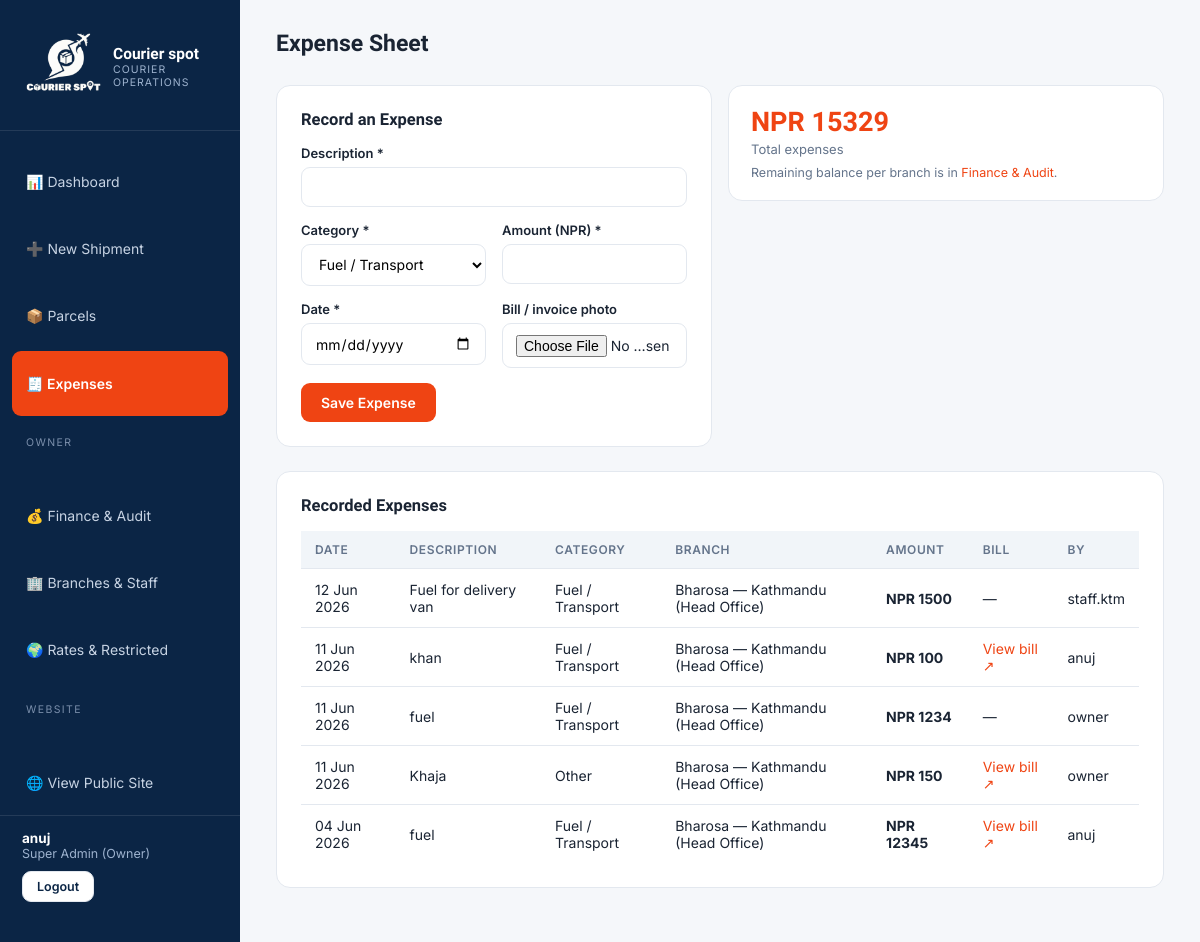
Before: /panel/expenses/ (signed in) with the older database file.
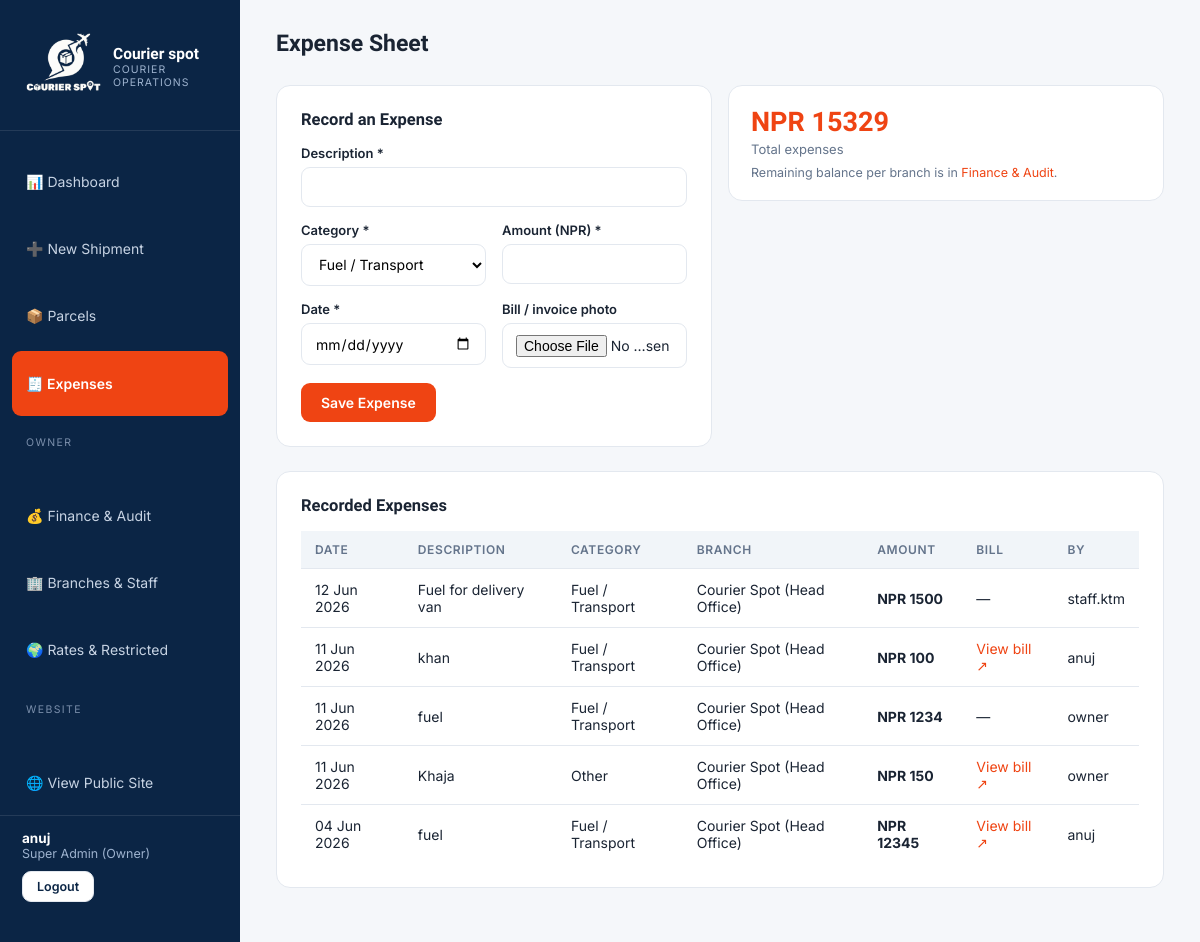
After: the same page with the newer database file.
### operations/models.py (models this page shows, shortened)
class Expense(models.Model):
    CATEGORIES = [('FUEL', 'Fuel / Transport'), ('RENT', 'Rent'), ('SALARY', 'Salary'),
                  ('CARRIER', 'Carrier Charges'), ('SUPPLIES', 'Supplies'), ('OTHER', 'Other')]
    branch = models.ForeignKey(Branch, on_delete=models.PROTECT, related_name='expenses')
    description = models.CharField(max_length=255)
    category = models.CharField(max_length=12, choices=CATEGORIES, default='OTHER')
    amount = models.DecimalField(max_digits=12, decimal_places=2)
    date = models.DateField()
    bill_image = models.ImageField(upload_to='bills/', blank=True, null=True,
                                   help_text='Photo/scan of the bill or invoice')
    created_by = models.ForeignKey(settings.AUTH_USER_MODEL, on_delete=models.PROTECT)
    created_at = models.DateTimeField(auto_now_add=True)
    class Meta:
        ordering = ['-date', '-created_at']

class Branch(models.Model):
    name = models.CharField(max_length=120)
    location = models.CharField(max_length=160, help_text='City / area, e.g. Kathmandu — Dhumbarahi')
    address = models.CharField(max_length=255)
    phone = models.CharField(max_length=40)
    email = models.EmailField(blank=True)
    is_active = models.BooleanField(default=True)
    created_at = models.DateTimeField(auto_now_add=True)
    class Meta:
        verbose_name_plural = 'Branches'

### accounts/models.py (models this page shows, shortened)
class User(AbstractUser):
    class Roles(models.TextChoices):
        SUPERADMIN = 'SUPERADMIN', 'Super Admin (Owner)'
        BRANCH_ADMIN = 'BRANCH_ADMIN', 'Branch Admin'
        STAFF = 'STAFF', 'Staff'
        CUSTOMER = 'CUSTOMER', 'Customer'
    role = models.CharField(max_length=20, choices=Roles.choices, default=Roles.CUSTOMER)
    branch = models.ForeignKey('operations.Branch', null=True, blank=True,
                               on_delete=models.SET_NULL, related_name='users')
    phone = models.CharField(max_length=20, blank=True)
    address = models.CharField(max_length=255, blank=True)
    @property
    def is_owner(self):
        return self.role == self.Roles.SUPERADMIN
    @property
    def is_panel_user(self):
        return self.role in (self.Roles.SUPERADMIN, self.Roles.BRANCH_ADMIN, self.Roles.STAFF)

### operations/views.py (the view, shortened to what this page needs)
# urls.py: path('panel/expenses/', ops.expenses, name='expenses'),
@panel_required
def expenses(request):
    items = branch_scope(Expense.objects.select_related('branch'), request.user)[:100]
    total = branch_scope(Expense.objects.all(), request.user).aggregate(s=Sum('amount'))['s'] or 0
    return render(request, 'panel/expenses.html',
                  {'expenses': items, 'total': total, 'categories': Expense.CATEGORIES})

### operations/views.py (called while the page is built)
def panel_required(view):
    @wraps(view)
    @login_required
    def wrapper(request, *a, **kw):
        if not request.user.is_panel_user:
            return HttpResponseForbidden('Staff panel access only.')
        return view(request, *a, **kw)
    return wrapper

def branch_scope(qs, user):
    return qs if user.is_owner else qs.filter(branch=user.branch)

### templates/panel/expenses.html (shortened to what this page needs)
{% extends "panel/base_panel.html" %}
{% block content %}
<div class="topbar"><h1>Expense Sheet</h1></div>
<div class="fgrid">
  <div class="card">
    <h3>Record an Expense</h3>
    <form method="post" enctype="multipart/form-data">{% csrf_token %}
      <div class="fg"><label>Description *</label><input name="description" required></div>
      <div class="fgrid">
        <div class="fg"><label>Category *</label><select name="category">
          {% for val, label in categories %}<option value="{{ val }}">{{ label }}</option>{% endfor %}</select></div>
        <div class="fg"><label>Amount (NPR) *</label><input type="number" step="0.01" name="amount" required></div>
      </div>
      <div class="fgrid">
        <div class="fg"><label>Date *</label><input type="date" name="date" required></div>
        <div class="fg"><label>Bill / invoice photo</label><input type="file" name="bill_image" accept="image/*"></div>
      </div>
      <button class="btn">Save Expense</button>
    </form>
  </div>
  <div class="stat" style="align-self:start">
    <div class="n red">NPR {{ total|floatformat:0 }}</div>
    <div class="l">Total expenses {% if not user.is_owner %}({{ user.branch.name }}){% endif %}</div>
    {% if user.is_owner %}<p style="font-size:12.5px;color:var(--muted);margin-top:8px">Remaining balance per branch is in <a href="{% url 'finance' %}" style="color:var(--crimson)">Finance & Audit</a>.</p>{% endif %}
  </div>
</div>
<div class="card">
  <h3>Recorded Expenses</h3>
  <table><thead><tr><th>DATE</th><th>DESCRIPTION</th><th>CATEGORY</th><th>BRANCH</th><th>AMOUNT</th><th>BILL</th><th>BY</th></tr></thead><tbody>
    {% for e in expenses %}
    <tr><td>{{ e.date|date:"d M Y" }}</td><td>{{ e.description }}</td><td>{{ e.get_category_display }}</td>
        <td>{{ e.branch.name }}</td><td><b>NPR {{ e.amount|floatformat:0 }}</b></td>
        <td>{% if e.bill_image %}<a href="{{ e.bill_image.url }}" target="_blank" style="color:var(--crimson)">View bill ↗</a>{% else %}—{% endif %}</td>
        <td>{{ e.created_by.username }}</td></tr>
    {% empty %}<tr><td colspan="7" style="text-align:center;color:var(--muted)">No expenses recorded yet.</td></tr>{% endfor %}
  </tbody></table>
</div>
{% endblock %}

Changed rows visible on the page:
changed through a linked row, Expense "12 Jun 2026": branch.name "Bharosa — Kathmandu (Head Office)" → "Courier Spot (Head Office)"
changed through a linked row, Expense "khan": branch.name "Bharosa — Kathmandu (Head Office)" → "Courier Spot (Head Office)"
changed through a linked row, Expense (number 3 of 5 on the later page): branch.name "Bharosa — Kathmandu (Head Office)" → "Courier Spot (Head Office)"
changed through a linked row, Expense "Khaja": branch.name "Bharosa — Kathmandu (Head Office)" → "Courier Spot (Head Office)"
changed through a linked row, Expense "04 Jun 2026": branch.name "Bharosa — Kathmandu (Head Office)" → "Courier Spot (Head Office)"
